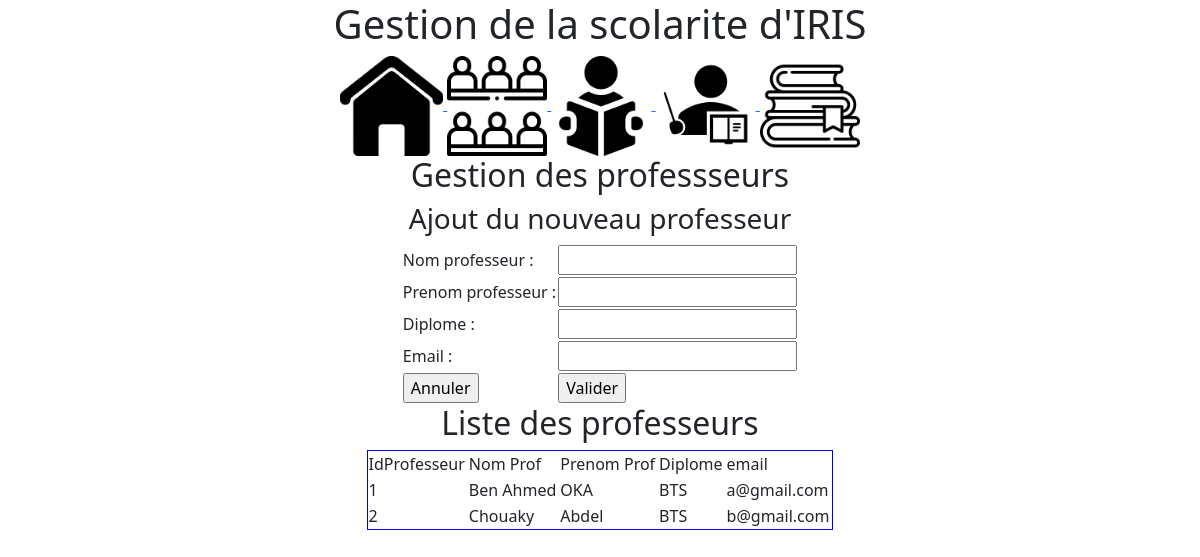
The page /index.php?page=3 on the database its author committed.
### tables this page shows
create table professeur(
    idprofesseur int(3) not null auto_increment,
    nom varchar(50),
    prenom varchar(50),
    diplome varchar(50),
    email varchar(50),
    primary key (idprofesseur)
);

### controleur/config_bdd.php (called while the page is built)
<?php
    $serveur = "localhost:8889";
    $bdd = "mon_iris_2023";
    $user = "root";
    $mdp = "root";
?>

### controleur/controleur.class.php (called while the page is built, shortened)
<?php
    require_once ("modele/modele.class.php");
    class Controleur
    {
        private $unModele ;
        public function __construct ($serveur, $bdd, $user, $mdp){
            $this->unModele = new Modele($serveur, $bdd, $user, $mdp);
        }
        public function selectAllTeachers(){
            $Teachers = $this->unModele->selectAllTeachers();
            return $Teachers;
        }
    }
?>

### modele/modele.class.php (called while the page is built, shortened)
<?php
    class Modele
    {
        private $unPDO;
        public function __construct ($serveur, $bdd, $user, $mdp){
            $this->unPDO = null;
            try{
                $this->unPDO = new PDO("mysql:host=".$serveur.";dbname=".$bdd,$user,$mdp);
            }
            catch(PDOException $exp){
                echo "Impossible de se connecter au serveur";
                echo $exp->getMessage();
            }
        }
        public function selectAllTeachers(){
            if ($this->unPDO != null){
                $requete = "select * from professeur;";
                $select = $this->unPDO-> prepare($requete);
                $select -> execute();
                $Teachers = $select->fetchAll();
                return $Teachers;
            } else {
                return null;
            }
        }
    }
?>

### vue/vue_teacher.php (the view, shortened to what this page needs)
<h2>Liste des professeurs</h2>
<table border = '1' bordercolor='blue'>
    <tr>
        <td>IdProfesseur<td/>
        <td>Nom Prof<td/>
        <td>Prenom Prof<td/>
        <td>Diplome<td/>
        <td>email</td>
<?php
    foreach ($Teachers as $Teacher){
        echo "<tr>";
        echo "<td>".$Teacher['idprofesseur']."<td/>";
        echo "<td>".$Teacher['nom']."<td/>";
        echo "<td>".$Teacher['prenom']."<td/>";
        echo "<td>".$Teacher['diplome']."<td/>";
        echo "<td>".$Teacher['email']."<td/>";
    }
?>
</table>

### rows shown on the page
professeur: idprofesseur "1", nom "Ben Ahmed", prenom "OKA", diplome "BTS", email "a@gmail.com"
professeur: idprofesseur "2", nom "Chouaky", prenom "Abdel", diplome "BTS", email "b@gmail.com"
